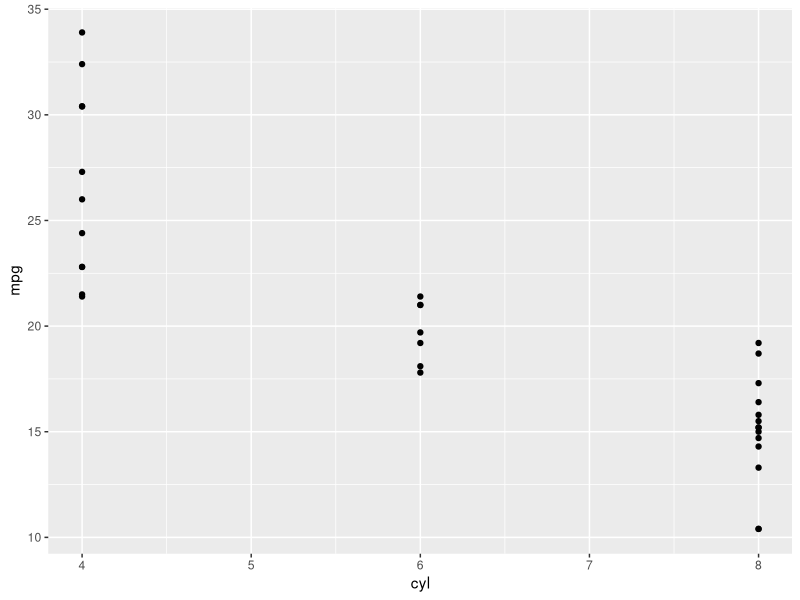
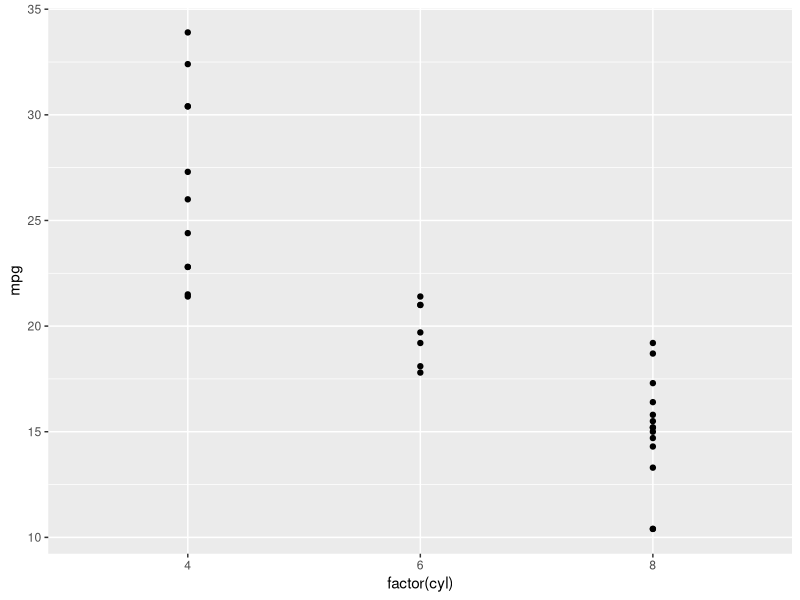
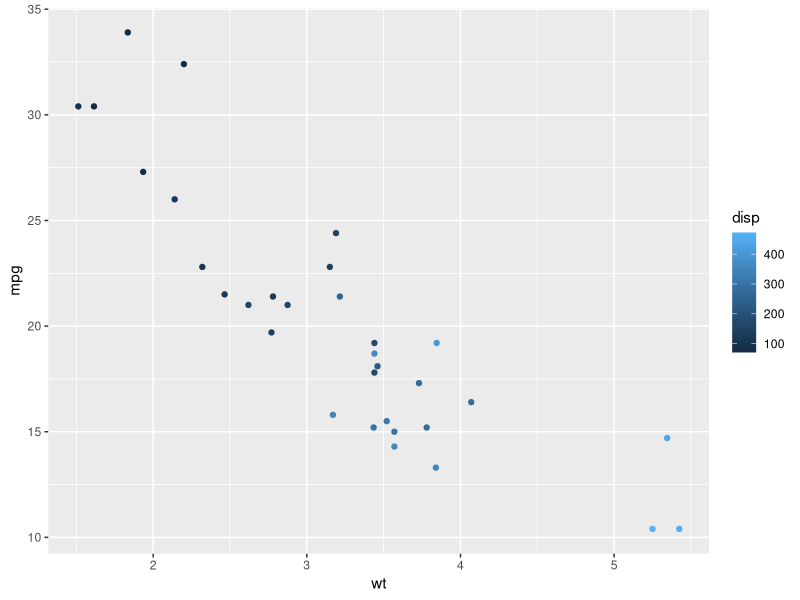
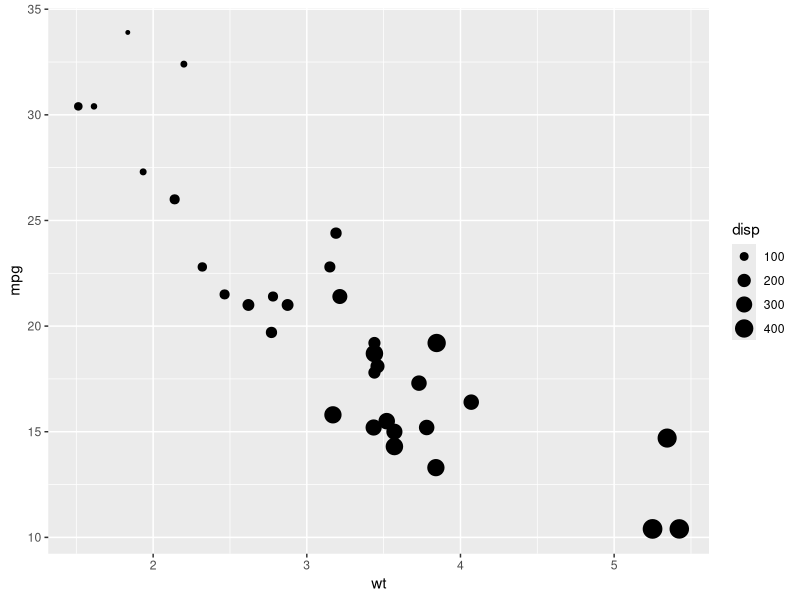
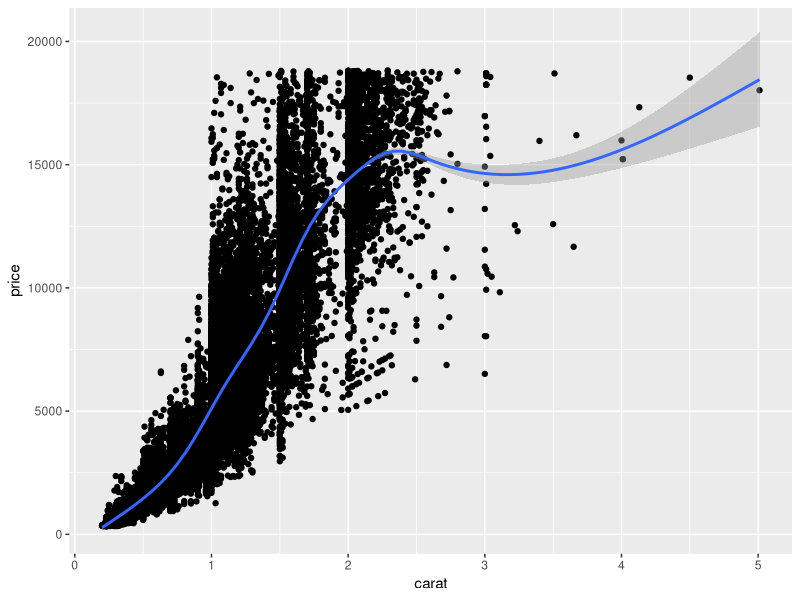
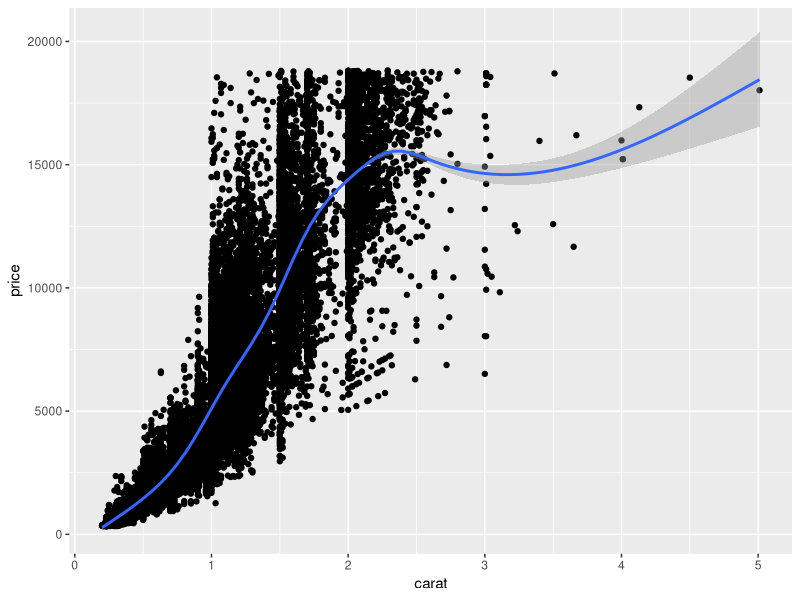
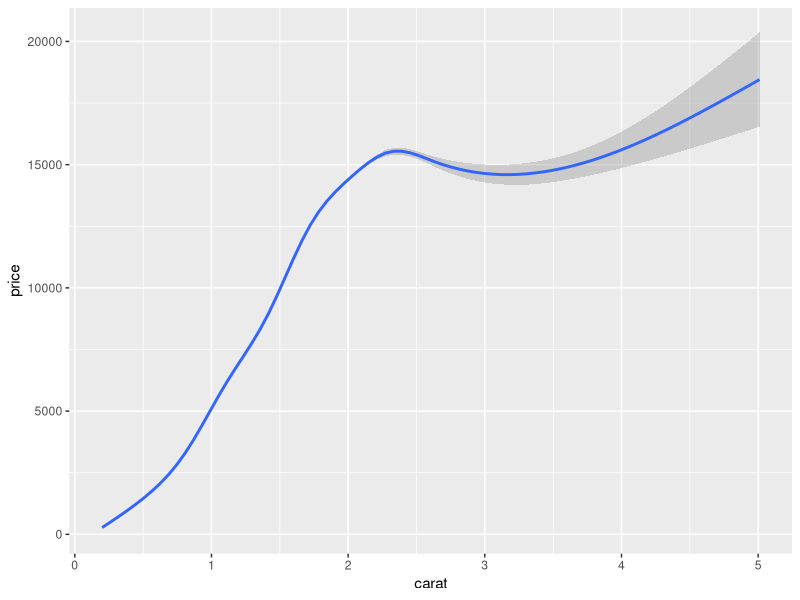
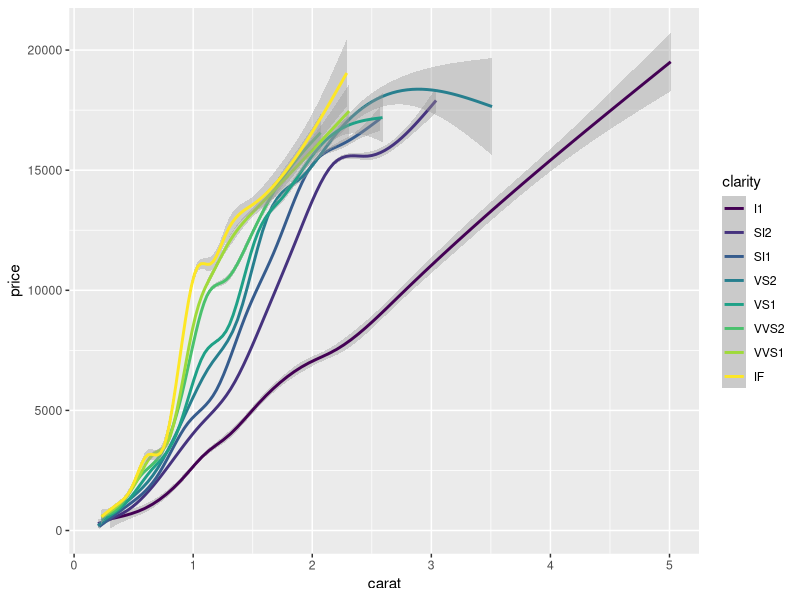

The R script that drew these images, in order:
## ---- chunk 1
knitr::opts_chunk$set(echo = TRUE)
## ---- chunk 2
# Load the ggplot2 package
library(ggplot2)

# Explore the mtcars data frame with str()
str(mtcars)

## ---- chunk 3
# Plot mpg vs cyl
ggplot(mtcars, aes(x = cyl, y = mpg)) +
  geom_point()
## ---- chunk 4
ggplot(mtcars, aes(x = factor(cyl), y = mpg)) +
  geom_point()
## ---- chunk 5
#Compare mpg vs wt and overlay displacement of car engine as color
ggplot(mtcars, aes(x = wt, y = mpg, color = disp)) +
  geom_point()

# Remap disp as size instead of color
ggplot(mtcars, aes(x = wt, y = mpg, size = disp)) +
  geom_point()

## ---- chunk 6
str(diamonds)
## ---- chunk 7
# Add geom_point() and geom_smooth() with +
ggplot(diamonds, aes(x = carat, y = price)) +
geom_point() +
geom_smooth()
## ---- chunk 8
# 1 - The plot you created in the previous exercise
ggplot(diamonds, aes(x = carat, y = price)) +
  geom_point() +
  geom_smooth()

# 2 - Copy the above command but show only the smooth line
ggplot(diamonds, aes(x = carat, y = price)) +
  geom_smooth()


# 3 - Copy the above command and assign the correct value to col in aes()
ggplot(diamonds, aes(x = carat, y = price, color = clarity)) +
  geom_smooth()


# 4 - Keep the color settings from previous command. Plot only the points with argument alpha.
ggplot(diamonds, aes(x = carat, y = price, color = clarity)) +
  geom_point(alpha = 0.4)

## ---- chunk 9
# Create the object containing the data and aes layers: dia_plot
dia_plot <- ggplot(diamonds, aes(x = carat, y = price))

# Add a geom layer with + and geom_point()
dia_plot + geom_point()

# Add the same geom layer, but with aes() inside
dia_plot + geom_point(aes(color = clarity))

## ---- chunk 10
# 1 - The dia_plot object has been created for you
dia_plot <- ggplot(diamonds, aes(x = carat, y = price))

# 2 - Expand dia_plot by adding geom_point() with alpha set to 0.2
dia_plot <- dia_plot + geom_point(alpha = 0.2)

# 3 - Plot dia_plot with additional geom_smooth() with se set to FALSE
dia_plot + geom_smooth(se = FALSE)

# 4 - Copy the command from above and add aes() with the correct mapping to geom_smooth()
dia_plot + geom_smooth(aes(color = clarity), se = FALSE)

## ---- chunk 11
# Plot the correct variables of mtcars
plot(mtcars$wt, mtcars$mpg, col = mtcars$cyl)

# Change cyl inside mtcars to a factor
mtcars$fcyl <- as.factor(mtcars$cyl)

# Make the same plot as in the first instruction
plot(mtcars$wt, mtcars$mpg, col = mtcars$fcyl)

## ---- chunk 12
# Use lm() to calculate a linear model and save it as carModel
carModel <- lm(mpg ~ wt, data = mtcars)

# Basic plot
mtcars$cyl <- as.factor(mtcars$cyl)
plot(mtcars$wt, mtcars$mpg, col = mtcars$cyl)

# Call abline() with carModel as first argument and set lty to 2
abline(carModel, lty = 2)
## ---- chunk 13
# Plot each subset efficiently with lapply
# You don't have to edit this code
plot(mtcars$wt, mtcars$mpg, col = mtcars$cyl)
lapply(mtcars$cyl, function(x) {
  abline(lm(mpg ~ wt, mtcars, subset = (cyl == x)), col = x)
  })

# This code will draw the legend of the plot
# You don't have to edit this code
legend(x = 5, y = 33, legend = levels(mtcars$cyl),
       col = 1:3, pch = 1, bty = "n")
## ---- chunk 14
# Convert cyl to factor (don't need to change)
mtcars$cyl <- as.factor(mtcars$cyl)

# Example from base R (don't need to change)
plot(mtcars$wt, mtcars$mpg, col = mtcars$cyl)
abline(lm(mpg ~ wt, data = mtcars), lty = 2)
lapply(mtcars$cyl, function(x) {
  abline(lm(mpg ~ wt, mtcars, subset = (cyl == x)), col = x)
  })
legend(x = 5, y = 33, legend = levels(mtcars$cyl),
       col = 1:3, pch = 1, bty = "n")

# Convert cyl to factor (don't need to change)
mtcars$cyl <- as.factor(mtcars$cyl)

# Example from base R (don't need to change)
plot(mtcars$wt, mtcars$mpg, col = mtcars$cyl)
abline(lm(mpg ~ wt, data = mtcars), lty = 2)
lapply(mtcars$cyl, function(x) {
  abline(lm(mpg ~ wt, mtcars, subset = (cyl == x)), col = x)
  })
legend(x = 5, y = 33, legend = levels(mtcars$cyl),
       col = 1:3, pch = 1, bty = "n")

# Plot 1: add geom_point() to this command to create a scatter plot
ggplot(mtcars, aes(x = wt, y = mpg, col = cyl)) +
  geom_point()  # Fill in using instructions Plot 1

# Plot 2: include the lines of the linear models, per cyl
ggplot(mtcars, aes(x = wt, y = mpg, col = cyl)) +
  geom_point() + # Copy from Plot 1
  geom_smooth(method = "lm", se = FALSE)   # Fill in using instructions Plot 2

# Plot 3: include a lm for the entire dataset in its whole
ggplot(mtcars, aes(x = wt, y = mpg, col = cyl)) +
  geom_point() + # Copy from Plot 2
  geom_smooth(method = "lm", se = FALSE) + # Copy from Plot 2
  geom_smooth(aes(group = 1), method = "lm", se = FALSE, linetype = 2)   # Fill in using instructions Plot 3
## ---- chunk 15
ggplot(iris, aes(x = Sepal.Length, y = Sepal.Width)) +
  geom_point() +
  geom_point(aes(x = Petal.Length, y = Petal.Width), col = "red")
## ---- chunk 16
# Load the tidyr package
library(tidyr)

# Fill in the ___ to produce to the correct iris.tidy dataset
iris.tidy <- iris %>%
  gather(key, Value, -Species) %>%
  separate(key, c("Part", "Measure"), "\\.")

ggplot(iris.tidy, aes(x = Measure, y = Value, col = Part)) +
  geom_jitter() +
  facet_grid(. ~ Species)
## ---- chunk 17
# Load the tidyr package
library(tidyr)

# Add column with unique ids (don't need to change)
iris$Flower <- 1:nrow(iris)

# Fill in the ___ to produce to the correct iris.wide dataset
iris.wide <- iris %>%
  gather(key, value, -Species, -Flower) %>%
  separate(key, c("Part", "Measure"), "\\.") %>%
  spread(Measure, value)

# Consider the structure of iris, iris.wide and iris.tidy (in that order)
str(iris)
str(iris.wide)
str(iris.tidy)


# Think about which dataset you would use to get the plot shown right
# Fill in the ___ to produce the plot given to the right
ggplot(iris.tidy, aes(x = Species, y = Value, col = Part)) +
  geom_jitter() +
  facet_grid(. ~ Measure)
## ---- chunk 18
# The 3 data frames (iris, iris.wide and iris.tidy) are available in your environment
# Execute head() on iris, iris.wide and iris.tidy (in that order)
head(iris)
head(iris.wide)
head(iris.tidy)

# Think about which dataset you would use to get the plot shown right
# Fill in the ___ to produce the plot given to the right
ggplot(iris.wide, aes(x = Length, y = Width, color = Part)) +
  geom_jitter() +
  facet_grid(. ~ Species)
## ---- chunk 19
# point color is an attribute here
ggplot(iris, aes(x = Sepal.Length, y = Sepal.Width)) +
  geom_point(col = "red") 
## ---- chunk 20
# point color maps the species variable to color aesthetic here
ggplot(iris, aes(x = Sepal.Length, y = Sepal.Width, col = Species)) +
  geom_point()
## ---- chunk 21
# 1 - Map mpg to x and cyl to y
ggplot(mtcars, aes(x = mpg, y = cyl)) +
  geom_point()
  
# 2 - Reverse: Map cyl to x and mpg to y
ggplot(mtcars, aes(x = cyl, y = mpg)) +
  geom_point()

# 3 - Map wt to x, mpg to y and cyl to col
ggplot(mtcars, aes(x = wt, y = mpg, col = cyl)) +
  geom_point()

# 4 - Change shape and size of the points in the above plot
ggplot(mtcars, aes(x = wt, y = mpg, col = cyl)) +
  geom_point(shape = 1, size = 4)

## ---- chunk 22
mtcars$cyl <- as.factor(mtcars$cyl)
mtcars$am <- as.factor(mtcars$am)


# am and cyl are factors, wt is numeric
class(mtcars$am)
class(mtcars$cyl)
class(mtcars$wt)

# From the previous exercise
ggplot(mtcars, aes(x = wt, y = mpg, col = cyl)) +
  geom_point(shape = 1, size = 4)

# 1 - Map cyl to fill
ggplot(mtcars, aes(x = wt, y = mpg, fill = cyl)) +
  geom_point(shape = 1, size = 4)

# 2 - Change shape and alpha of the points in the above plot
ggplot(mtcars, aes(x = wt, y = mpg, fill = cyl)) +
  geom_point(shape = 21, alpha = 0.6, size = 4)


# 3 - Map am to col in the above plot
ggplot(mtcars, aes(x = wt, y = mpg, fill = cyl, col = am)) +
  geom_point(shape = 21, alpha = 0.6, size = 4)

## ---- chunk 23
# Map cyl to size
ggplot(mtcars, aes(x = wt, y = mpg, size = cyl)) +
geom_point()


# Map cyl to alpha
ggplot(mtcars, aes(x = wt, y = mpg, alpha = cyl)) +
geom_point()


# Map cyl to shape 
ggplot(mtcars, aes(x = wt, y = mpg, shape = cyl)) +
geom_point()


# Map cyl to label
ggplot(mtcars, aes(x = wt, y = mpg, label = cyl)) +
geom_text()

## ---- chunk 24
# Define a hexadecimal color
my_color <- "#4ABEFF"

# Draw a scatter plot with color *aesthetic*
ggplot(mtcars, aes(x = wt, y = mpg, col = cyl)) +
geom_point()

# Same, but set color *attribute* in geom layer 
ggplot(mtcars, aes(x = wt, y = mpg)) +
geom_point(color = my_color)

# Set the fill aesthetic; color, size and shape attributes
ggplot(mtcars, aes(x = wt, y = mpg, fill = cyl)) +
geom_point(size = 10, shape = 
23, color = my_color)
## ---- chunk 25
# Expand to draw points with alpha 0.5
ggplot(mtcars, aes(x = wt, y = mpg, fill = cyl)) +
geom_point(alpha = 0.5)
  
# Expand to draw points with shape 24 and color yellow
ggplot(mtcars, aes(x = wt, y = mpg, fill = cyl)) +
geom_point(shape = 24, color = "yellow")
  
# Expand to draw text with label rownames(mtcars) and color red
ggplot(mtcars, aes(x = wt, y = mpg, fill = cyl)) +
geom_text(label = rownames(mtcars), color = "red")
## ---- chunk 26
# Map mpg onto x, qsec onto y and factor(cyl) onto col
ggplot(mtcars, aes(x = mpg, y = qsec, col = factor(cyl))) +
geom_point()

# Add mapping: factor(am) onto shape
ggplot(mtcars, aes(x = mpg, y = qsec, col = factor(cyl), shape = factor(am))) +
geom_point()

# Add mapping: (hp/wt) onto size
ggplot(mtcars, aes(x = mpg, y = qsec, col = factor(cyl), shape = factor(am), size = (hp/wt))) +
geom_point()
## ---- chunk 27
ggplot(iris, aes(x = Sepal.Length, y = Sepal.Width, col = Species)) +
  geom_point() # equiv geom_point(position = "identity")
## ---- chunk 28
ggplot(iris, aes(x = Sepal.Length, y = Sepal.Width, col = Species)) +
  geom_point(position = "jitter")
## ---- chunk 29
posn.j <- position_jitter(width=0.1)
ggplot(iris, aes(x = Sepal.Length, y = Sepal.Width, col = Species)) +
  geom_point(position = posn.j)
## ---- chunk 30
ggplot(iris, aes(x = Sepal.Length, y = Sepal.Width, col = Species)) +
  geom_point(position = "jitter") +
  scale_x_continuous("Sepal Length", limits = c(2,8), breaks = seq(2,8,3), expand = c(0,0)) + 
  scale_color_discrete("Species", labels = c("Setosa", "Versicolor", "Virginica")) +
  labs(y = "Sepal Width")
## ---- chunk 31
# The base layer, cyl.am, is available for you
cyl.am <- ggplot(mtcars, aes(x = factor(cyl), fill = factor(am)))

# Add geom (position = "stack" by default)
cyl.am + 
  geom_bar()

# Fill - show proportion
cyl.am + 
  geom_bar(position = "fill")  

# Dodging - principles of similarity and proximity
cyl.am +
  geom_bar(position = "dodge") 

# Clean up the axes with scale_ functions
val = c("#E41A1C", "#377EB8")
lab = c("Manual", "Automatic")
cyl.am +
  geom_bar(position = "dodge") +
  scale_x_discrete("Cylinders") + 
  scale_y_continuous("Number") +
  scale_fill_manual("Transmission", 
                    values = val,
                    labels = lab) 
## ---- chunk 32
# 1 - Create jittered plot of mtcars, mpg onto x, 0 onto y as a dummy aesthetic
ggplot(mtcars, aes(x = mpg, y = 0)) +
  geom_jitter()

# 2 - Add function to change y axis limits
ggplot(mtcars, aes(x = mpg, y = 0)) +
  geom_jitter() +
  scale_y_continuous(limits = c(-2,2))

## ---- chunk 33
# Basic scatter plot: wt on x-axis and mpg on y-axis; map cyl to col
ggplot(mtcars, aes(x = wt, y = mpg, color = cyl)) +
geom_point(size = 4)


# Hollow circles - an improvement
ggplot(mtcars, aes(x = wt, y = mpg, color = cyl)) +
geom_point(size = 4, shape = 1)


# Add transparency - very nice
ggplot(mtcars, aes(x = wt, y = mpg, color = cyl)) +
geom_point(size = 4, alpha = 0.6)

## ---- chunk 34
# Scatter plot: carat (x), price (y), clarity (color)
ggplot(diamonds, aes(x = carat, y = price, color = clarity)) +
geom_point()

# Adjust for overplotting
ggplot(diamonds, aes(x = carat, y = price, color = clarity)) +
geom_point(alpha = 0.5)

# Scatter plot: clarity (x), carat (y), price (color)
ggplot(diamonds, aes(x = clarity, y = carat, color = price)) +
geom_point(alpha = 0.5)

# Dot plot with jittering
ggplot(diamonds, aes(x = clarity, y = carat, color = price)) +
geom_point(alpha = 0.5, position = "jitter")

## ---- chunk 35
ggplot(iris, aes(x = Sepal.Length, y = Sepal.Width, col = Species)) +
  geom_point()
## ---- chunk 36
ggplot(iris, aes(x = Sepal.Length, y = Sepal.Width)) +
  geom_point(aes(col = Species))
## ---- chunk 37
head(iris)
## ---- chunk 38
?aggregate
iris.summary <- aggregate(iris[1:4], by = list(iris$Species), mean)
names(iris.summary)[1] <- "Species"
iris.summary
## ---- chunk 39
ggplot(iris, aes(x = Sepal.Length, y = Sepal.Width, col = Species)) +
  geom_point() + # inherits data, aes from ggplot
  geom_point(data = iris.summary, shape = 15, size = 5) # new data
# both plots share same aes(), just changes in data and attributes
## ---- chunk 40
ggplot(iris, aes(x = Sepal.Length, y = Sepal.Width, col = Species)) +
  geom_point() +
  # shape color inherited, shape fill specified
  geom_point(data = iris.summary,
             shape = 21, size = 5, fill = "#00000080")
## ---- chunk 41
ggplot(iris, aes(x = Sepal.Length, y = Sepal.Width, col = Species)) +
  geom_point() +
  # geom_vline requires xintercept aesthetic
  geom_vline(data = iris.summary,
             aes(xintercept = Sepal.Length)) +
  # geom_hline requires yintercept aesthetic
  geom_hline(data = iris.summary,
             aes(yintercept = Sepal.Width))
## ---- chunk 42
ggplot(iris, aes(x = Sepal.Length, y = Sepal.Width, col = Species)) +
  geom_point() +
  # geom_vline requires new color aesthetic
  geom_vline(data = iris.summary, linetype = 2,
             aes(xintercept = Sepal.Length, col = Species)) +
  # geom_hline requires new color aesthetic
  geom_hline(data = iris.summary, linetype = 2,
             aes(yintercept = Sepal.Width, col = Species))
## ---- chunk 43
ggplot(iris, aes(x = Sepal.Length, y = Sepal.Width, col = Species)) +
  geom_jitter()
## ---- chunk 44
ggplot(iris, aes(x = Sepal.Length, y = Sepal.Width, col = Species)) +
  geom_jitter(alpha = 0.6)
## ---- chunk 45
ggplot(iris, aes(x = Sepal.Length, y = Sepal.Width, col = Species)) +
  geom_jitter(shape = 1)
## ---- chunk 46
ggplot(diamonds, aes(carat, price)) +
  geom_point()
## ---- chunk 47
ggplot(diamonds, aes(carat, price)) +
  geom_point(alpha = 0.3, shape = ".")
## ---- chunk 48
ggplot(mtcars,aes(x = cyl, y = wt)) +
  geom_point()
## ---- chunk 49
# Solutions:
# 1 - With geom_jitter()
ggplot(mtcars, aes(x = cyl, y = wt)) +
  geom_jitter()
## ---- chunk 50
# 2 - Set width in geom_jitter()
ggplot(mtcars, aes(x = cyl, y = wt)) +
  geom_jitter(width = 0.1)
## ---- chunk 51
# 3 - Set position = position_jitter() in geom_point() ()
ggplot(mtcars, aes(x = cyl, y = wt)) +
  geom_point(position = position_jitter(0.1))
